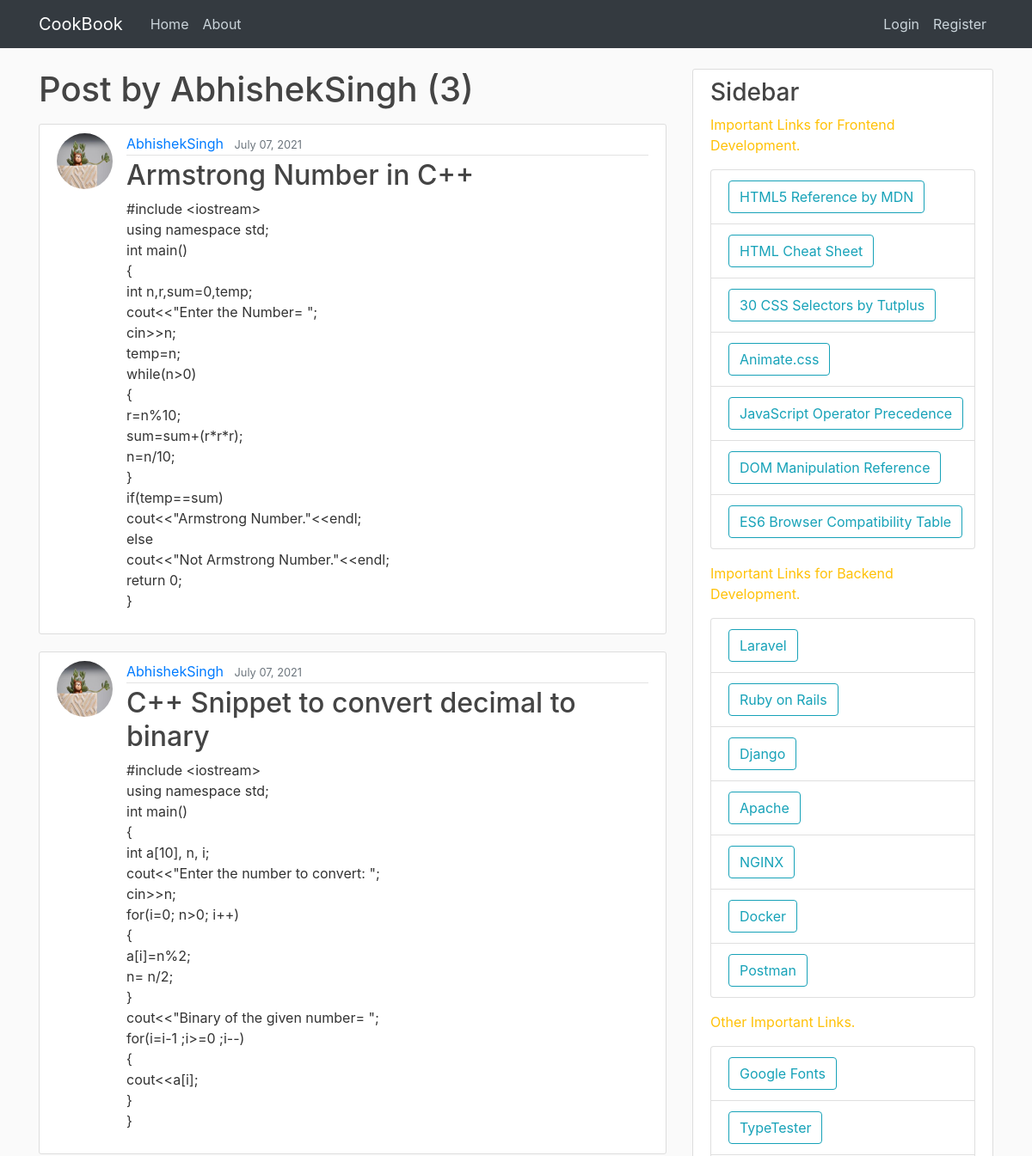
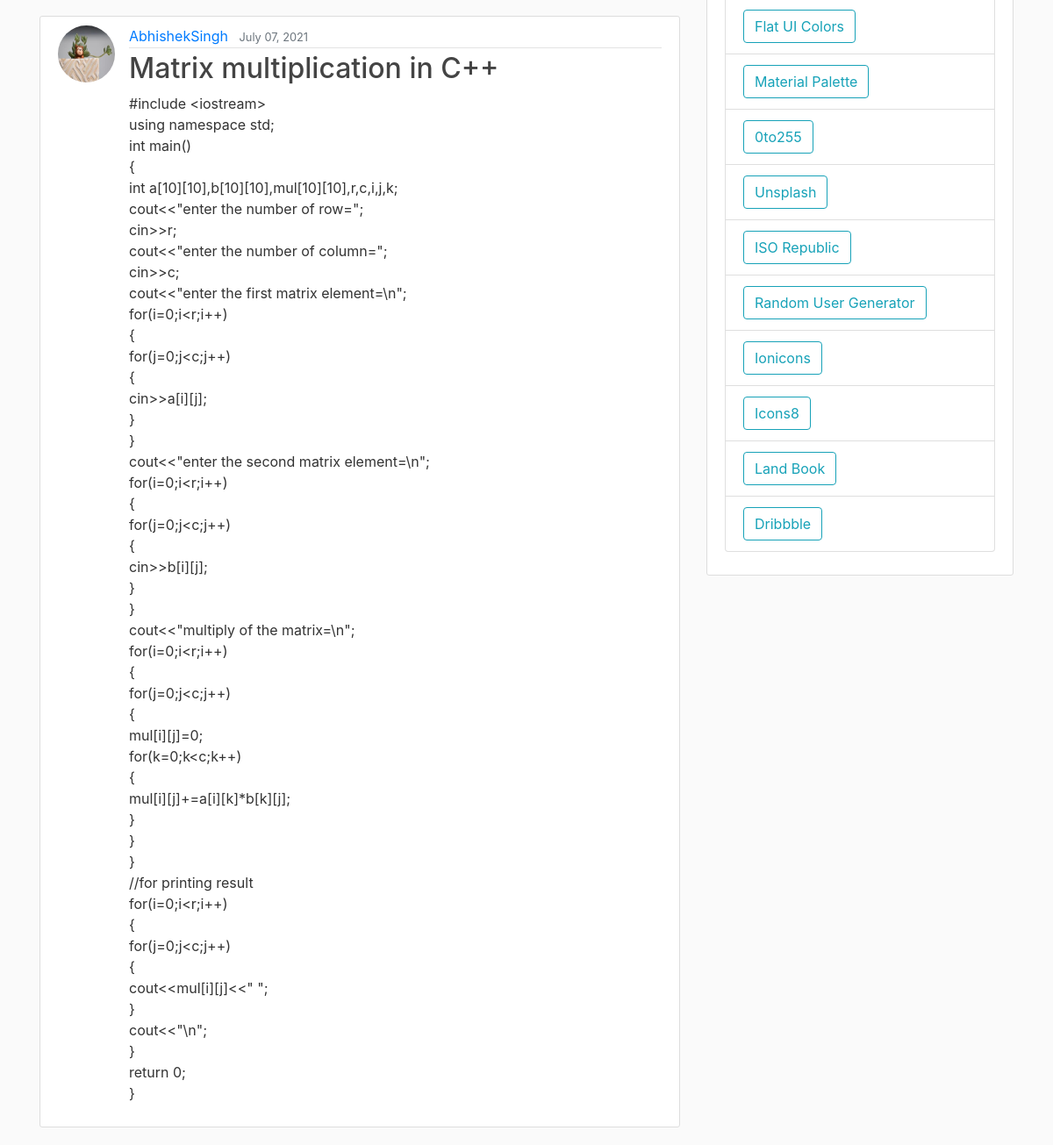
The app's page /user/AbhishekSingh with its own data (2 pictures, top to bottom).
### blog/models.py (models this page shows, shortened)
class Post(models.Model):
    title=models.CharField(max_length=256)
    content=models.TextField()
    date_posted=models.DateTimeField(default=timezone.now)
    author=models.ForeignKey(User,on_delete=models.CASCADE)

### users/models.py (models this page shows, shortened)
class Profile(models.Model):
    user=models.OneToOneField(User,on_delete=models.CASCADE)
    image=models.ImageField(default='default.jpg',upload_to='profile_pics')

### blog/views.py (the view)
# urls.py: path('user/<username>',UserPostListView.as_view(),name='user-posts'),
class UserPostListView(ListView):
    model=Post
    template_name='blog/user_posts.html' #<app>/<model>_<viewtype>.html
    context_object_name='posts'
    paginate_by=5
    def get_queryset(self):
        user=get_object_or_404(User,username=self.kwargs.get('username'))
        return Post.objects.filter(author=user).order_by('-date_posted')

### blog/templates/blog/user_posts.html (shortened to what this page needs)
{% extends "blog/base.html" %} {% block content %}
<h1 class="mb-3">Post by {{ view.kwargs.username }} ({{ page_obj.paginator.count }})</h1>
{% for post in posts %}
<article class="media content-section">
  <img
    class="rounded-circle article-img"
    src="{{ post.author.profile.image.url }}"
  />
  <div class="media-body">
    <div class="article-metadata">
      <a class="mr-2" href="{% url 'user-posts' post.author.username %}">{{ post.author }}</a>
      <small class="text-muted">{{ post.date_posted|date:"F d, Y" }}</small>
    </div>
    <h2>
      <a class="article-title" href="{% url 'post-detail' post.id %}"
        >{{ post.title }}</a
      >
    </h2>
    <p class="article-content">{{ post.content }}</p>
  </div>
</article>
{% endfor %}
{% endblock content %}

### blog/static/blog/main.css (style rules this page uses)
body { background: #fafafa; color: #333333; margin-top: 5rem; }
h1, h2, h3, h4, h5, h6 { color: #444444; }
.content-section { background: #ffffff; padding: 10px 20px; border: 1px solid #dddddd; border-radius: 3px; margin-bottom: 20px; }
.article-title { color: #444444; }
.article-content { white-space: pre-line; }
.article-img { height: 65px; width: 65px; margin-right: 16px; }
.article-metadata { padding-bottom: 1px; margin-bottom: 4px; border-bottom: 1px solid #e3e3e3; }

### records on screen
Post: author.profile.image (placeholder picture), author "AbhishekSingh", date_posted "July 07, 2021", title "Armstrong Number in C++", content "#include <iostream> using namespace std; int main() { int n,r,sum=0,temp; cout<<\"Enter the Number= \"; cin>>n; temp=n; while(n>0) { r=n%10; sum=sum+(r*r*r); n=n/10; } if(temp==sum) cout<<\"Armstrong Number.\"<<endl; else cout<<\"Not Armstrong Number.\"<<endl; return 0; }"
Post: author.profile.image (placeholder picture), author "AbhishekSingh", date_posted "July 07, 2021", title "C++ Snippet to convert decimal to binary", content "#include <iostream> using namespace std; int main() { int a[10], n, i; cout<<\"Enter the number to convert: \"; cin>>n; for(i=0; n>0; i++) { a[i]=n%2; n= n/2; } cout<<\"Binary of the given number= \"; for(i=i-1 ;i>=0 ;i--) { cout<<a[i]; } }"
Post: author.profile.image (placeholder picture), author "AbhishekSingh", date_posted "July 07, 2021", title "Matrix multiplication in C++", content "#include <iostream> using namespace std; int main() { int a[10][10],b[10][10],mul[10][10],r,c,i,j,k; cout<<\"enter the number of row=\"; cin>>r; cout<<\"enter the number of column=\"; cin>>c; cout<<\"enter the first matrix element=\\n\"; for(i=0;i<r;i++) { for(j=0;j<c;j++) { cin>>a[i][j]; } } cout<<\"enter the second matrix element=\\n\"; for(i=0;i<r;i++) { for(j=0;j<c;j++) { cin>>b[i][j]; } } cout<<\"multiply of the matrix=\\n\"; for(i=0;i<r;i++) { for(j=0;j<c;j++) { mul[i][j]=0; for(k=0;k<c;k++) { mul[i][j]+=a[i][k]*b[k][j]; } } } //for printing result for(i=0;i<r;i++) { for(j=0;j<c;j++) { cout<<mul[i][j]<<\" \"; } cout<<\"\\n\"; } return 0; }"

### other values on screen
{{ view.kwargs.username }} "AbhishekSingh"
{{ page_obj.paginator.count }} "3"
